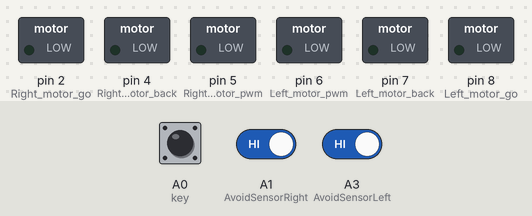
The sketch below on a simulated Arduino Uno, built with avr-gcc and run on an emulated ATmega328P. Parts: switched loads named in the sketch (green lamp = pin HIGH). Inputs (shaded band) come from the test bench; at power-on: A0 (key) HIGH, A1 (AvoidSensorRight) HIGH, A3 (AvoidSensorLeft) HIGH.

Above: at 0.8 s.
0.9 s: A0 (key) pulled LOW for 0.15 s
At 1.7 s:
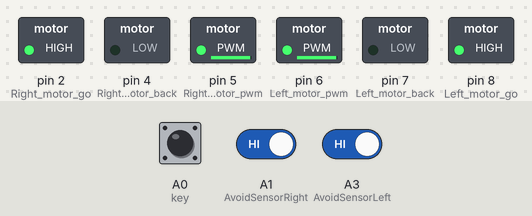
2.5 s: A1 (AvoidSensorRight) driven LOW
At 3.4 s:
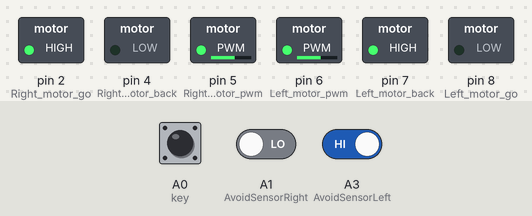
4.0 s: A3 (AvoidSensorLeft) driven LOW
At 4.6 s:
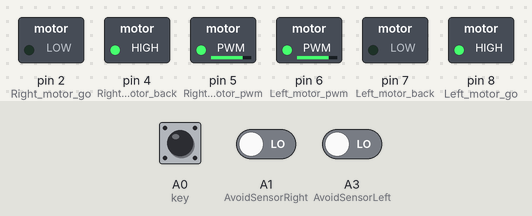
5.6 s: A3 (AvoidSensorLeft) driven HIGH
At 6.9 s:
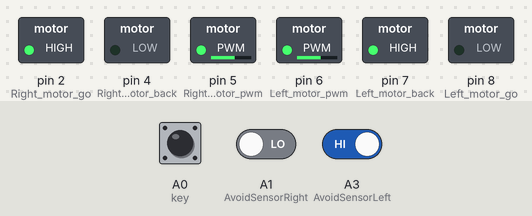
7.2 s: A1 (AvoidSensorRight) driven HIGH
At 8.3 s:
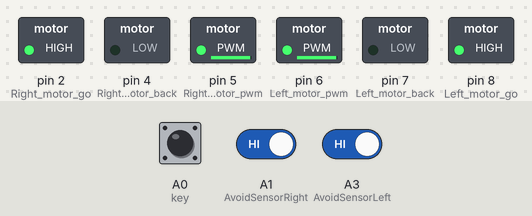
Timing chart, 0 to 9.8 s (numbered marks = the images above; inputs shaded):
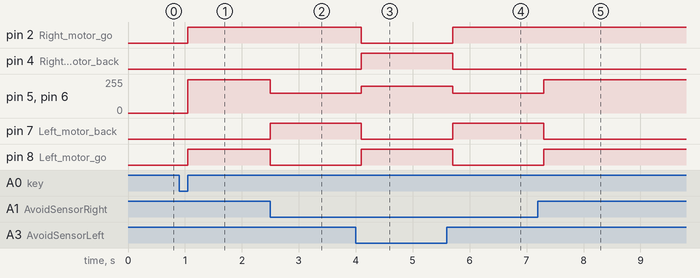

Measured:
- after the input at 0.9 s, pin 2 (Right_motor_go), pin 8 (Left_motor_go): LOW → HIGH after 0.15 s; pin 5 (Right_motor_pwm), pin 6 (Left_motor_pwm): 0/255 → 250/255 after 0.15 s
- after the input at 2.5 s, pin 5 (Right_motor_pwm), pin 6 (Left_motor_pwm): 250/255 → 150/255 at once; pin 7 (Left_motor_back): LOW → HIGH at once; pin 8 (Left_motor_go): HIGH → LOW at once
- after the input at 4.0 s, pin 2 (Right_motor_go), pin 7 (Left_motor_back): HIGH → LOW after 0.10 s; pin 4 (Right_motor_back), pin 8 (Left_motor_go): LOW → HIGH after 0.10 s; pin 5 (Right_motor_pwm), pin 6 (Left_motor_pwm): 150/255 → 200/255 after 0.10 s
- after the input at 5.6 s, pin 2 (Right_motor_go), pin 7 (Left_motor_back): LOW → HIGH after 0.10 s; pin 4 (Right_motor_back), pin 8 (Left_motor_go): HIGH → LOW after 0.10 s; pin 5 (Right_motor_pwm), pin 6 (Left_motor_pwm): 200/255 → 150/255 after 0.10 s
- after the input at 7.2 s, pin 5 (Right_motor_pwm), pin 6 (Left_motor_pwm): 150/255 → 250/255 after 0.10 s; pin 7 (Left_motor_back): HIGH → LOW after 0.10 s; pin 8 (Left_motor_go): LOW → HIGH after 0.10 s

The sketch:

infrared_avoid.ino
```cpp
// (licence header left out)
//Define pin
int Left_motor_go = 8;        //AIN1
int Left_motor_back = 7;      // AIN2

int Right_motor_go = 2;       // BIN1
int Right_motor_back = 4;     // BIN2

int Left_motor_pwm = 6;       //left motor speed control PWMA
int Right_motor_pwm = 5;      //right motor speed control PWMB

int key = A0;                 //Define button as analog port A0 with Arduino

const int AvoidSensorLeft =  A3;   //Define left infrared obstacle avoidance sensor pin A3
const int AvoidSensorRight = A1;   //Define right infrared obstacle avoidance sensor pin A1
int LeftSensorValue ;              //Define variables to store data collected by photosensitive resistor
int RightSensorValue ;

/**
* Function       setup
* @author        Danny
* @date          2017.07.25
* @brief         Initialization configuration
* @param[in]     void
* @retval        void
* @par History   no
*/
void setup()
{
  //Initialize the motor PIN IO
  pinMode(Left_motor_go, OUTPUT);
  pinMode(Left_motor_back, OUTPUT);
  pinMode(Right_motor_go, OUTPUT);
  pinMode(Right_motor_back, OUTPUT);

  //Define button pin as input interface
  pinMode(key, INPUT);

  //Define sensor as input interface
  pinMode(AvoidSensorLeft, INPUT);
  pinMode(AvoidSensorRight, INPUT);

  //Initialize button is level high
  digitalWrite(key, HIGH);

  //Initialize sensor is level high
  digitalWrite(AvoidSensorLeft, HIGH);
  digitalWrite(AvoidSensorRight, HIGH);

  //Call key scan fuction
  key_scan();
}
/**
* Function       run
* @author        Danny
* @date          2017.07.25
* @brief        car run
* @param[in]     void
* @param[out]    void
* @retval        void
* @par History   no
*/
void run()
{
  //left motor go
  digitalWrite(Left_motor_go, HIGH);   //enable left motor go
  digitalWrite(Left_motor_back, LOW);  //prohibit left motro back
  analogWrite(Left_motor_pwm, 250);

  //right motor go
  digitalWrite(Right_motor_go, HIGH);  //enable right motor go
  digitalWrite(Right_motor_back, LOW); //prohibit right motor back
  analogWrite(Right_motor_pwm, 250);
}

/**
* Function       brake
* @author        Danny
* @date          2017.07.25
* @brief         car brake
* @param[in]     time:delay
* @param[out]    void
* @retval        void
* @par History   no
*/
void brake(int time)
{
  digitalWrite(Left_motor_go, LOW);
  digitalWrite(Left_motor_back, LOW);
  digitalWrite(Right_motor_go, LOW);
  digitalWrite(Right_motor_back, LOW);
  delay(time * 100);
}

/**
* Function       left
* @author        Danny
* @date          2017.07.25
* @brief         Turn left (left wheel stop, right wheel go)
* @param[in]     void
* @param[out]    void
* @retval        void
* @par History   no
*/
void left()
{
  //left motor stop
  digitalWrite(Left_motor_go, LOW);    //prohibit left motor go
  digitalWrite(Left_motor_back, LOW);  //prohibit left motor back
  analogWrite(Left_motor_pwm, 0);

  //right motor go
  digitalWrite(Right_motor_go, HIGH);  //enable right motor go
  digitalWrite(Right_motor_back, LOW); //prohibit right motor back
  analogWrite(Right_motor_pwm, 80);
}

/**
* Function       right
* @author        Danny
* @date          2017.07.25
* @brief         Turn right (right wheel stop, left wheel go)
* @param[in]     void
* @param[out]    void
* @retval        void
* @par History   no
*/
void right()
{
  //left motor go
  digitalWrite(Left_motor_go, HIGH);   //enable left motor go
  digitalWrite(Left_motor_back, LOW);  //prohibit left motor back
  analogWrite(Left_motor_pwm, 80);

  //right motor stop
  digitalWrite(Right_motor_go, LOW);   //prohibit right motor go
  digitalWrite(Right_motor_back, LOW); //prohibit right motor back
  analogWrite(Right_motor_pwm, 0);
}

/**
* Function       spin_left
* @author        Danny
* @date          2017.07.25
* @brief         Turn left in place(left wheel back,right wheel go)
* @param[in]     time：delay
* @param[out]    void
* @retval        void
* @par History   no
*/
void spin_left(int time)
{
  //left motor back
  digitalWrite(Left_motor_go, LOW);     //prohibit left motor go
  digitalWrite(Left_motor_back, HIGH);  //enable left motor back
  analogWrite(Left_motor_pwm, 150);

  //right motor go
  digitalWrite(Right_motor_go, HIGH);  //enable right motor go
  digitalWrite(Right_motor_back, LOW); //prohibit right motor back
  analogWrite(Right_motor_pwm, 150);

  delay(time * 100);
}

/**
* Function       spin_right
* @author        Danny
* @date          2017.07.25
* @brief         Turn right in place(right wheel back,left wheel go)
* @param[in]     time：delay
* @param[out]    void
* @retval        void
* @par History   no
*/
void spin_right(int time)
{
  //left motor go
  digitalWrite(Left_motor_go, HIGH);    //enable left motor go
  digitalWrite(Left_motor_back, LOW);   //prohibit left motor back
  analogWrite(Left_motor_pwm, 200);

  //right motor back
  digitalWrite(Right_motor_go, LOW);    //prohibit right motor go
  digitalWrite(Right_motor_back, HIGH); //enable right motor back
  analogWrite(Right_motor_pwm, 200);

  delay(time * 100);
}

/**
* Function       back
* @author        Danny
* @date          2017.07.25
* @brief         car back
* @param[in]     time：delay
* @param[out]    void
* @retval        void
* @par History   no
*/
void back(int time)
{
  //left motor back
  digitalWrite(Left_motor_go, LOW);     //prohibit left motor go
  digitalWrite(Left_motor_back, HIGH);  //enable lef tmotor back
  analogWrite(Left_motor_pwm, 150);

  //right motor back
  digitalWrite(Right_motor_go, LOW);     //prohibit right motor go
  digitalWrite(Right_motor_back, HIGH);  //enable right motor back
  analogWrite(Right_motor_pwm, 150);

  delay(time * 100);
}

/**
* Function       key_scan
* @author        Danny
* @date          2017.07.25
* @brief        Button detection (including software key to remove jitter)
* @param[in]     void
* @param[out]    void
* @retval        void
* @par History   no
*/
void key_scan()
{
  while (digitalRead(key));       //When the button not press, it while
  while (!digitalRead(key))       //When the button press
  {
    delay(10);	                  //delay 10ms
    if (digitalRead(key)  ==  LOW)//The second time to determine whether the button is pressed
    {
      delay(100);
      while (!digitalRead(key));  //Test whether the key is released
    }
  }
}

/**
* Function       loop
* @author        Danny
* @date          2017.07.25
* @brief         First call the setup initialization configuration inside the key scan function,
                 and then infrared obstacle avoidance mode open
* @param[in]     void
* @retval        void
* @par History   no
*/
void loop()
{
    //When the obstacle is encountered, the infrared obstacle avoidance module light up,the port level is LOW
    //When no obstacle, the infrared obstacle avoidance module light out, the port level is HIGH
    LeftSensorValue  = digitalRead(AvoidSensorLeft);
    RightSensorValue = digitalRead(AvoidSensorRight);

    if (LeftSensorValue == HIGH && RightSensorValue == HIGH)
    {
      run();//When the obstacle is not detected on both sides, the forward function is called
    }
    else if (LeftSensorValue == HIGH && RightSensorValue == LOW)
    {
      spin_left(2); //There's an obstacle on the right.There's a signal to go back and turn left
    }
    else if (RightSensorValue == HIGH && LeftSensorValue == LOW)
    {
      spin_right(2);//There's an obstacle on the left.There's a signal to go back and turn right
    }
    else
    {
      spin_right(2);//When the obstacle is detected on both sides,
                    //the obstacle avoidance in the fixed direction is called(turn right in place)
    }
}
```
